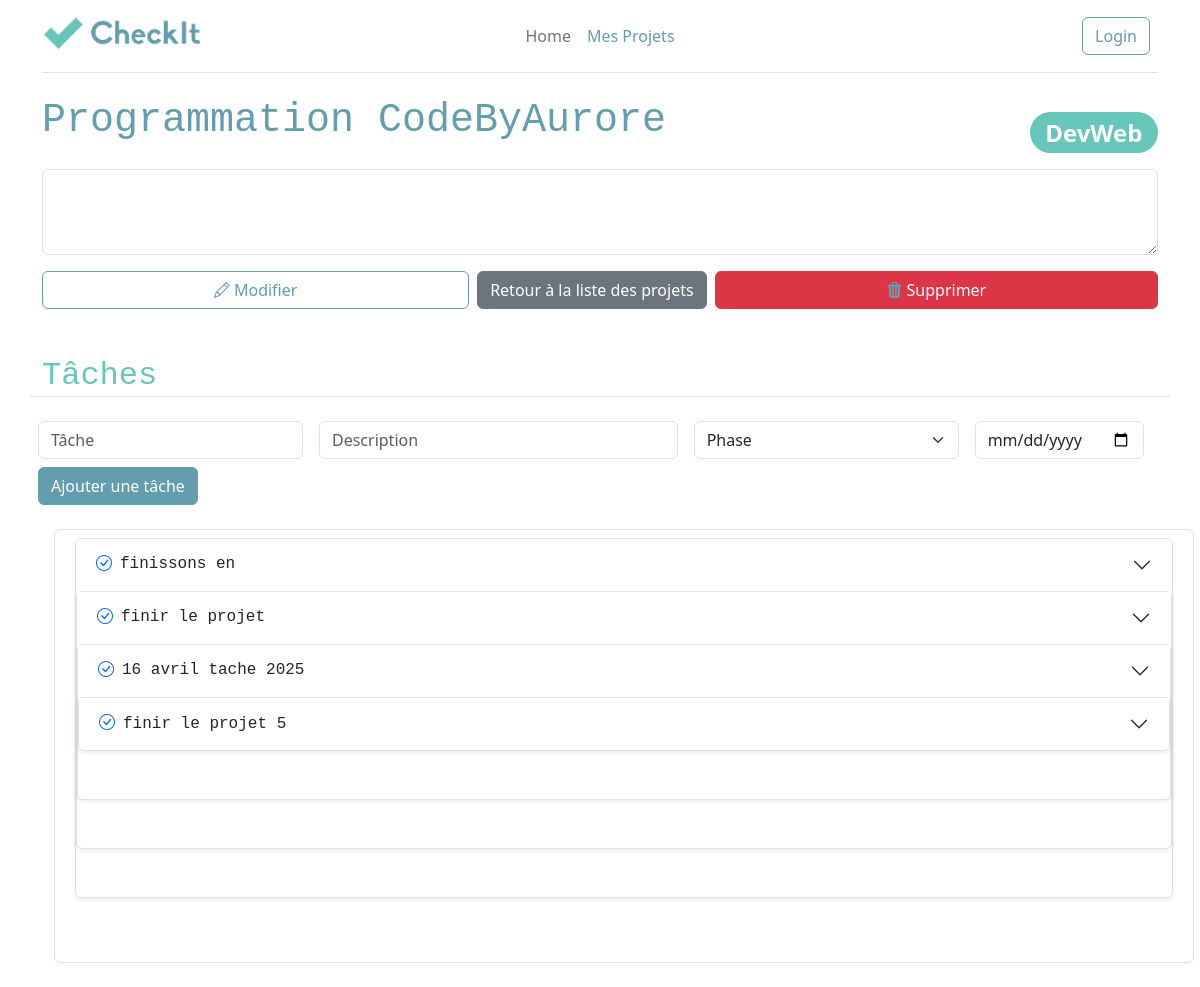
The page /show-project.php?id=1 on the database its author committed.
### tables this page shows
CREATE TABLE `project` (
  `id` int unsigned NOT NULL AUTO_INCREMENT,
  `title` varchar(100) NOT NULL,
  `needs` longtext NOT NULL,
  `domain_id` int unsigned NOT NULL,
  `user_id` int unsigned NOT NULL,
  PRIMARY KEY (`id`),
  KEY `user_id` (`user_id`),
  KEY `domain_id` (`domain_id`),
  CONSTRAINT `project_ibfk_1` FOREIGN KEY (`user_id`) REFERENCES `user` (`id`) ON DELETE RESTRICT ON UPDATE RESTRICT,
  CONSTRAINT `project_ibfk_2` FOREIGN KEY (`domain_id`) REFERENCES `domain` (`id`) ON DELETE RESTRICT ON UPDATE RESTRICT
);

CREATE TABLE `domain` (
  `id` int unsigned NOT NULL AUTO_INCREMENT,
  `name` varchar(100) NOT NULL,
  `icon` varchar(100) NOT NULL,
  PRIMARY KEY (`id`)
);

CREATE TABLE `task` (
  `id` int unsigned NOT NULL AUTO_INCREMENT,
  `name` varchar(100) NOT NULL,
  `phase` enum('Analyse','Conception','Programmation','Déploiement') NOT NULL,
  `deadline` date DEFAULT NULL,
  `status` tinyint(1) NOT NULL,
  `description` text NOT NULL,
  `project_id` int unsigned NOT NULL,
  PRIMARY KEY (`id`),
  KEY `project_id` (`project_id`),
  CONSTRAINT `task_ibfk_1` FOREIGN KEY (`project_id`) REFERENCES `project` (`id`) ON DELETE RESTRICT ON UPDATE RESTRICT
);

### src/project.php (called while the page is built, shortened)
<?php
function getProjectById(PDO $pdo, int $id): array|bool
{
    $query = $pdo->prepare('
        SELECT project.*, domain.name AS domain_name
        FROM project
        JOIN domain ON project.domain_id = domain.id
        WHERE project.id = :id
    ');
    $query->bindValue(':id', $id, PDO::PARAM_INT);
    $query->execute();
    return $query->fetch(PDO::FETCH_ASSOC);
}

### src/task.php (called while the page is built, shortened)
<?php
  require_once 'pdo.php';
  require_once 'project.php';
  function getProjectTasks(PDO $pdo, int $id): array
  {
      $stmt = $pdo->prepare("SELECT * FROM task WHERE project_id = :id ORDER BY deadline ASC");
      $stmt->bindValue(':id', $id, PDO::PARAM_INT);
      $stmt->execute();
      return $stmt->fetchAll(PDO::FETCH_ASSOC);
  }

### public/show-project.php (the view, shortened to what this page needs)
<?php
require_once '/../templates/header.php';
require_once '/../src/pdo.php';
require_once '/../src/project.php';
require_once '/../src/task.php';
$project_id = (int)$_GET['id'];
$project = getProjectById($pdo, $project_id);
$tasks = getProjectTasks($pdo, $project_id);
?>
<div class="container">
  <div class="d-flex justify-content-between align-items-end mt-2">
    <h1><?= htmlspecialchars($project['title']) ?></h1>
    <span class="badge rounded-pill text-bg-primary fs-4">
      <?= htmlspecialchars($project['domain_name'] ?? 'Domaine inconnu') ?>
    </span>
  </div>
  <div class="row mt-3 mb-2">
    <div class="col-12">
      <textarea name="needs" class="form-control" rows="3"><?= htmlspecialchars($project['needs']); ?></textarea>
    </div>
  </div>
  <div class="d-flex justify-content-between align-items-center mt-3 flex-column flex-md-row gap-2">
    <div class="d-flex gap-2 flex-column flex-sm-row w-100 w-md-auto">
      <a href="edit-project.php?id=<?= $project_id ?>" class="btn btn-outline-primary flex-fill">
        <i class="bi bi-pencil"></i> Modifier
      </a>
      <a href="mes-projets.php" class="btn btn-secondary mt-2 mt-md-0">
      Retour à la liste des projets
      </a>
      <form method="post" action="" onsubmit="return confirm('Êtes-vous sûr de vouloir supprimer ce projet ?');" style="margin:0;" class="flex-fill">
        <button type="submit" class="btn btn-danger w-100">
          <i class="bi bi-trash3-fill"></i> Supprimer
        </button>
      </form>
    </div>
  </div>
  <div class="row mt-3">
    <h2 class="border-bottom pt-3 mt-3">Tâches</h2>
      <form method="post" class="row gy-2 gx-3 align-items-center">
        <div class="col-md-3"><input type="text" name="name" placeholder="Tâche" class="form-control" required></div>
        <div class="col-md-4"><input type="textarea" name="description" placeholder="Description" class="form-control"></div>
        <div class="col-md-3">
          <select name="phase" class="form-select">
            <option value="">Phase</option>
          </select>
        </div>
        <div class="col-md-auto"><input type="date" name="deadline" class="form-control"></div>
        <div class="col-md-auto"><input type="submit" name="saveTask" value="Ajouter une tâche" class="btn btn-primary"></div>
      </form>
      <div class="row m-4 border rounded p-2">
        <div class="accordion mb-2" id="accordionTasks">
          <?php foreach ($tasks as $task) { ?>
            <div class="accordion-item border rounded shadow-sm mb-5">
              <h2 class="accordion-header" id="heading-<?= $task['id'] ?>">
              <button class="accordion-button collapsed" type="button" data-bs-toggle="collapse" data-bs-target="#collapse-item-<?= $task['id'] ?>" aria-expanded="false" aria-controls="collapseOne">
                <a class="me-2" href="?id=<?=$_GET['id']?>&action=updateTaskStatus&task_id=<?=$task['id'] ?>&status=<?=!$task['status'] ?>"><i class="bi bi-check-circle<?=($task['status'] ? '-fill' : '')?>"></i></a>
                <?= $task['name'] ?>
              </button>
              </h2>
            </div>
          <?php } ?>
        </div>
      </div>

### rows shown on the page
project: title "Programmation CodeByAurore", domain.name "DevWeb"
task: status 0 (drawn), name "finissons en"
task: status 0 (drawn), name "finir le projet"
task: status 0 (drawn), name "16 avril tache 2025"
task: status 0 (drawn), name "finir le projet 5"
